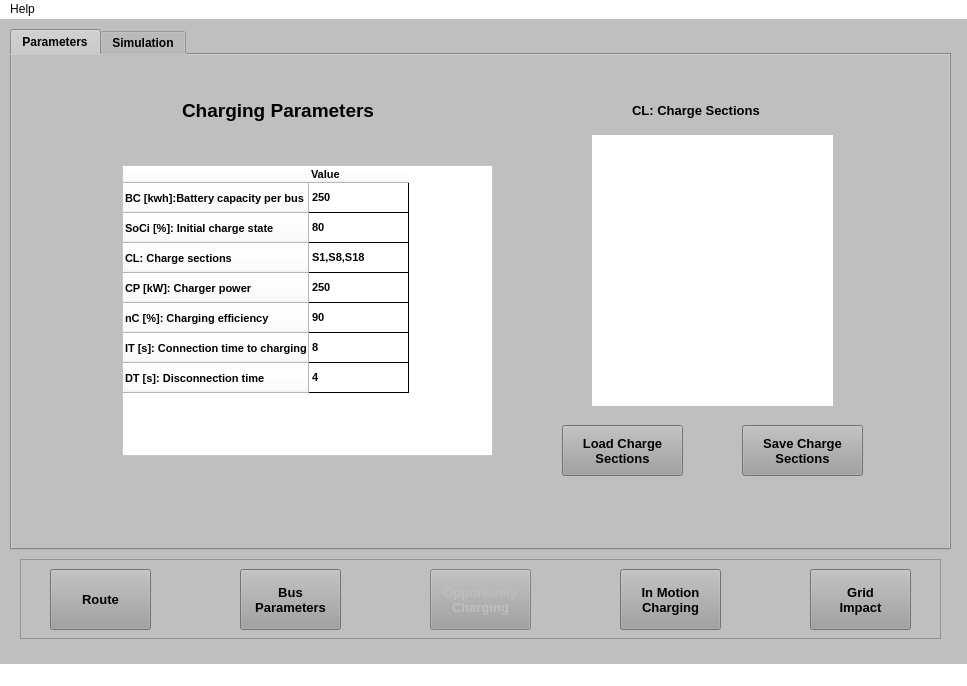
<?xml version="1.0" encoding="UTF-8"?>
<ui version="4.0">
 <class>MainWindow</class>
 <widget class="QMainWindow" name="MainWindow">
  <property name="geometry">
   <rect>
    <x>0</x>
    <y>0</y>
    <width>967</width>
    <height>686</height>
   </rect>
  </property>
  <property name="palette">
   <palette>
    <active>
     <colorrole role="WindowText">
      <brush brushstyle="SolidPattern">
       <color alpha="255">
        <red>0</red>
        <green>0</green>
        <blue>0</blue>
       </color>
      </brush>
     </colorrole>
     <colorrole role="Button">
      <brush brushstyle="SolidPattern">
       <color alpha="255">
        <red>191</red>
        <green>191</green>
        <blue>191</blue>
       </color>
      </brush>
     </colorrole>
     <colorrole role="Light">
      <brush brushstyle="SolidPattern">
       <color alpha="255">
        <red>255</red>
        <green>255</green>
        <blue>255</blue>
       </color>
      </brush>
     </colorrole>
     <colorrole role="Midlight">
      <brush brushstyle="SolidPattern">
       <color alpha="255">
        <red>223</red>
        <green>223</green>
        <blue>223</blue>
       </color>
      </brush>
     </colorrole>
     <colorrole role="Dark">
      <brush brushstyle="SolidPattern">
       <color alpha="255">
        <red>95</red>
        <green>95</green>
        <blue>95</blue>
       </color>
      </brush>
     </colorrole>
     <colorrole role="Mid">
      <brush brushstyle="SolidPattern">
       <color alpha="255">
        <red>127</red>
        <green>127</green>
        <blue>127</blue>
       </color>
      </brush>
     </colorrole>
     <colorrole role="Text">
      <brush brushstyle="SolidPattern">
       <color alpha="255">
        <red>0</red>
        <green>0</green>
        <blue>0</blue>
       </color>
      </brush>
     </colorrole>
     <colorrole role="BrightText">
      <brush brushstyle="SolidPattern">
       <color alpha="255">
        <red>255</red>
        <green>255</green>
        <blue>255</blue>
       </color>
      </brush>
     </colorrole>
     <colorrole role="ButtonText">
      <brush brushstyle="SolidPattern">
       <color alpha="255">
        <red>0</red>
        <green>0</green>
        <blue>0</blue>
       </color>
      </brush>
     </colorrole>
     <colorrole role="Base">
      <brush brushstyle="SolidPattern">
       <color alpha="255">
        <red>255</red>
        <green>255</green>
        <blue>255</blue>
       </color>
      </brush>
     </colorrole>
     <colorrole role="Window">
      <brush brushstyle="SolidPattern">
       <color alpha="255">
        <red>191</red>
        <green>191</green>
        <blue>191</blue>
       </color>
      </brush>
     </colorrole>
     <colorrole role="Shadow">
      <brush brushstyle="SolidPattern">
       <color alpha="255">
        <red>0</red>
        <green>0</green>
        <blue>0</blue>
       </color>
      </brush>
     </colorrole>
     <colorrole role="AlternateBase">
      <brush brushstyle="SolidPattern">
       <color alpha="255">
        <red>223</red>
        <green>223</green>
        <blue>223</blue>
       </color>
      </brush>
     </colorrole>
     <colorrole role="ToolTipBase">
      <brush brushstyle="SolidPattern">
       <color alpha="255">
        <red>255</red>
        <green>255</green>
        <blue>220</blue>
       </color>
      </brush>
     </colorrole>
     <colorrole role="ToolTipText">
      <brush brushstyle="SolidPattern">
       <color alpha="255">
        <red>0</red>
        <green>0</green>
        <blue>0</blue>
       </color>
      </brush>
     </colorrole>
    </active>
    <inactive>
     <colorrole role="WindowText">
      <brush brushstyle="SolidPattern">
       <color alpha="255">
        <red>0</red>
        <green>0</green>
        <blue>0</blue>
       </color>
      </brush>
     </colorrole>
     <colorrole role="Button">
      <brush brushstyle="SolidPattern">
       <color alpha="255">
        <red>191</red>
        <green>191</green>
        <blue>191</blue>
       </color>
      </brush>
     </colorrole>
     <colorrole role="Light">
      <brush brushstyle="SolidPattern">
       <color alpha="255">
        <red>255</red>
        <green>255</green>
        <blue>255</blue>
       </color>
      </brush>
     </colorrole>
     <colorrole role="Midlight">
      <brush brushstyle="SolidPattern">
       <color alpha="255">
        <red>223</red>
        <green>223</green>
        <blue>223</blue>
       </color>
      </brush>
     </colorrole>
     <colorrole role="Dark">
      <brush brushstyle="SolidPattern">
       <color alpha="255">
        <red>95</red>
        <green>95</green>
        <blue>95</blue>
       </color>
      </brush>
     </colorrole>
     <colorrole role="Mid">
      <brush brushstyle="SolidPattern">
       <color alpha="255">
        <red>127</red>
        <green>127</green>
        <blue>127</blue>
       </color>
      </brush>
     </colorrole>
     <colorrole role="Text">
      <brush brushstyle="SolidPattern">
       <color alpha="255">
        <red>0</red>
        <green>0</green>
        <blue>0</blue>
       </color>
      </brush>
     </colorrole>
     <colorrole role="BrightText">
      <brush brushstyle="SolidPattern">
       <color alpha="255">
        <red>255</red>
        <green>255</green>
        <blue>255</blue>
       </color>
      </brush>
     </colorrole>
     <colorrole role="ButtonText">
      <brush brushstyle="SolidPattern">
       <color alpha="255">
        <red>0</red>
        <green>0</green>
        <blue>0</blue>
       </color>
      </brush>
     </colorrole>
     <colorrole role="Base">
      <brush brushstyle="SolidPattern">
       <color alpha="255">
        <red>255</red>
        <green>255</green>
        <blue>255</blue>
       </color>
      </brush>
     </colorrole>
     <colorrole role="Window">
      <brush brushstyle="SolidPattern">
       <color alpha="255">
        <red>191</red>
        <green>191</green>
        <blue>191</blue>
       </color>
      </brush>
     </colorrole>
     <colorrole role="Shadow">
      <brush brushstyle="SolidPattern">
       <color alpha="255">
        <red>0</red>
        <green>0</green>
        <blue>0</blue>
       </color>
      </brush>
     </colorrole>
     <colorrole role="AlternateBase">
      <brush brushstyle="SolidPattern">
       <color alpha="255">
        <red>223</red>
        <green>223</green>
        <blue>223</blue>
       </color>
      </brush>
     </colorrole>
     <colorrole role="ToolTipBase">
      <brush brushstyle="SolidPattern">
       <color alpha="255">
        <red>255</red>
        <green>255</green>
        <blue>220</blue>
       </color>
      </brush>
     </colorrole>
     <colorrole role="ToolTipText">
      <brush brushstyle="SolidPattern">
       <color alpha="255">
        <red>0</red>
        <green>0</green>
        <blue>0</blue>
       </color>
      </brush>
     </colorrole>
    </inactive>
    <disabled>
     <colorrole role="WindowText">
      <brush brushstyle="SolidPattern">
       <color alpha="255">
        <red>95</red>
        <green>95</green>
        <blue>95</blue>
       </color>
      </brush>
     </colorrole>
     <colorrole role="Button">
      <brush brushstyle="SolidPattern">
       <color alpha="255">
        <red>191</red>
        <green>191</green>
        <blue>191</blue>
       </color>
      </brush>
     </colorrole>
     <colorrole role="Light">
      <brush brushstyle="SolidPattern">
       <color alpha="255">
        <red>255</red>
        <green>255</green>
        <blue>255</blue>
       </color>
      </brush>
     </colorrole>
     <colorrole role="Midlight">
      <brush brushstyle="SolidPattern">
       <color alpha="255">
        <red>223</red>
        <green>223</green>
        <blue>223</blue>
       </color>
      </brush>
     </colorrole>
     <colorrole role="Dark">
      <brush brushstyle="SolidPattern">
       <color alpha="255">
        <red>95</red>
        <green>95</green>
        <blue>95</blue>
       </color>
      </brush>
     </colorrole>
     <colorrole role="Mid">
      <brush brushstyle="SolidPattern">
       <color alpha="255">
        <red>127</red>
        <green>127</green>
        <blue>127</blue>
       </color>
      </brush>
     </colorrole>
     <colorrole role="Text">
      <brush brushstyle="SolidPattern">
       <color alpha="255">
        <red>95</red>
        <green>95</green>
        <blue>95</blue>
       </color>
      </brush>
     </colorrole>
     <colorrole role="BrightText">
      <brush brushstyle="SolidPattern">
       <color alpha="255">
        <red>255</red>
        <green>255</green>
        <blue>255</blue>
       </color>
      </brush>
     </colorrole>
     <colorrole role="ButtonText">
      <brush brushstyle="SolidPattern">
       <color alpha="255">
        <red>95</red>
        <green>95</green>
        <blue>95</blue>
       </color>
      </brush>
     </colorrole>
     <colorrole role="Base">
      <brush brushstyle="SolidPattern">
       <color alpha="255">
        <red>191</red>
        <green>191</green>
        <blue>191</blue>
       </color>
      </brush>
     </colorrole>
     <colorrole role="Window">
      <brush brushstyle="SolidPattern">
       <color alpha="255">
        <red>191</red>
        <green>191</green>
        <blue>191</blue>
       </color>
      </brush>
     </colorrole>
     <colorrole role="Shadow">
      <brush brushstyle="SolidPattern">
       <color alpha="255">
        <red>0</red>
        <green>0</green>
        <blue>0</blue>
       </color>
      </brush>
     </colorrole>
     <colorrole role="AlternateBase">
      <brush brushstyle="SolidPattern">
       <color alpha="255">
        <red>191</red>
        <green>191</green>
        <blue>191</blue>
       </color>
      </brush>
     </colorrole>
     <colorrole role="ToolTipBase">
      <brush brushstyle="SolidPattern">
       <color alpha="255">
        <red>255</red>
        <green>255</green>
        <blue>220</blue>
       </color>
      </brush>
     </colorrole>
     <colorrole role="ToolTipText">
      <brush brushstyle="SolidPattern">
       <color alpha="255">
        <red>0</red>
        <green>0</green>
        <blue>0</blue>
       </color>
      </brush>
     </colorrole>
    </disabled>
   </palette>
  </property>
  <property name="windowTitle">
   <string>Electric Bus Recharging Analyzer - Opportunity Charging</string>
  </property>
  <property name="windowIcon">
   <iconset>
    <normaloff>../Imgs/iconBus.png</normaloff>../Imgs/iconBus.png</iconset>
  </property>
  <property name="windowOpacity">
   <double>1.000000000000000</double>
  </property>
  <property name="autoFillBackground">
   <bool>false</bool>
  </property>
  <property name="locale">
   <locale language="English" country="UnitedStates"/>
  </property>
  <property name="documentMode">
   <bool>false</bool>
  </property>
  <widget class="QWidget" name="centralwidget">
   <widget class="QFrame" name="ButtonsFrame">
    <property name="geometry">
     <rect>
      <x>20</x>
      <y>540</y>
      <width>921</width>
      <height>80</height>
     </rect>
    </property>
    <property name="palette">
     <palette>
      <active>
       <colorrole role="Light">
        <brush brushstyle="SolidPattern">
         <color alpha="255">
          <red>255</red>
          <green>255</green>
          <blue>255</blue>
         </color>
        </brush>
       </colorrole>
       <colorrole role="Base">
        <brush brushstyle="SolidPattern">
         <color alpha="255">
          <red>143</red>
          <green>143</green>
          <blue>143</blue>
         </color>
        </brush>
       </colorrole>
       <colorrole role="HighlightedText">
        <brush brushstyle="SolidPattern">
         <color alpha="255">
          <red>255</red>
          <green>255</green>
          <blue>255</blue>
         </color>
        </brush>
       </colorrole>
       <colorrole role="NoRole">
        <brush brushstyle="SolidPattern">
         <color alpha="255">
          <red>255</red>
          <green>255</green>
          <blue>255</blue>
         </color>
        </brush>
       </colorrole>
      </active>
      <inactive>
       <colorrole role="Light">
        <brush brushstyle="SolidPattern">
         <color alpha="255">
          <red>255</red>
          <green>255</green>
          <blue>255</blue>
         </color>
        </brush>
       </colorrole>
       <colorrole role="Base">
        <brush brushstyle="SolidPattern">
         <color alpha="255">
          <red>143</red>
          <green>143</green>
          <blue>143</blue>
         </color>
        </brush>
       </colorrole>
       <colorrole role="HighlightedText">
        <brush brushstyle="SolidPattern">
         <color alpha="255">
          <red>255</red>
          <green>255</green>
          <blue>255</blue>
         </color>
        </brush>
       </colorrole>
       <colorrole role="NoRole">
        <brush brushstyle="SolidPattern">
         <color alpha="255">
          <red>255</red>
          <green>255</green>
          <blue>255</blue>
         </color>
        </brush>
       </colorrole>
      </inactive>
      <disabled>
       <colorrole role="Light">
        <brush brushstyle="SolidPattern">
         <color alpha="255">
          <red>255</red>
          <green>255</green>
          <blue>255</blue>
         </color>
        </brush>
       </colorrole>
       <colorrole role="Base">
        <brush brushstyle="SolidPattern">
         <color alpha="255">
          <red>191</red>
          <green>191</green>
          <blue>191</blue>
         </color>
        </brush>
       </colorrole>
       <colorrole role="HighlightedText">
        <brush brushstyle="SolidPattern">
         <color alpha="255">
          <red>255</red>
          <green>255</green>
          <blue>255</blue>
         </color>
        </brush>
       </colorrole>
       <colorrole role="NoRole">
        <brush brushstyle="SolidPattern">
         <color alpha="255">
          <red>255</red>
          <green>255</green>
          <blue>255</blue>
         </color>
        </brush>
       </colorrole>
      </disabled>
     </palette>
    </property>
    <property name="autoFillBackground">
     <bool>false</bool>
    </property>
    <property name="frameShape">
     <enum>QFrame::StyledPanel</enum>
    </property>
    <property name="frameShadow">
     <enum>QFrame::Plain</enum>
    </property>
    <property name="lineWidth">
     <number>2</number>
    </property>
    <widget class="QPushButton" name="RouteButton">
     <property name="enabled">
      <bool>true</bool>
     </property>
     <property name="geometry">
      <rect>
       <x>30</x>
       <y>10</y>
       <width>101</width>
       <height>61</height>
      </rect>
     </property>
     <property name="font">
      <font>
       <family>MS Sans Serif</family>
       <pointsize>10</pointsize>
       <weight>75</weight>
       <bold>true</bold>
      </font>
     </property>
     <property name="statusTip">
      <string>Push to go to the Route tab</string>
     </property>
     <property name="styleSheet">
      <string notr="true">background-color: rgb(159, 159, 159);</string>
     </property>
     <property name="text">
      <string>Route</string>
     </property>
    </widget>
    <widget class="QPushButton" name="BusButton">
     <property name="geometry">
      <rect>
       <x>220</x>
       <y>10</y>
       <width>101</width>
       <height>61</height>
      </rect>
     </property>
     <property name="font">
      <font>
       <family>MS Sans Serif</family>
       <pointsize>10</pointsize>
       <weight>75</weight>
       <bold>true</bold>
      </font>
     </property>
     <property name="statusTip">
      <string>Push to go to the Bus Parameters tab</string>
     </property>
     <property name="styleSheet">
      <string notr="true">background-color: rgb(159, 159, 159);</string>
     </property>
     <property name="text">
      <string>Bus
Parameters</string>
     </property>
    </widget>
    <widget class="QPushButton" name="DynamicButton">
     <property name="geometry">
      <rect>
       <x>600</x>
       <y>10</y>
       <width>101</width>
       <height>61</height>
      </rect>
     </property>
     <property name="font">
      <font>
       <family>MS Sans Serif</family>
       <pointsize>10</pointsize>
       <weight>75</weight>
       <bold>true</bold>
      </font>
     </property>
     <property name="statusTip">
      <string>Push to go to the In Motion Charging tab</string>
     </property>
     <property name="styleSheet">
      <string notr="true">background-color: rgb(159, 159, 159);</string>
     </property>
     <property name="text">
      <string>In Motion
Charging</string>
     </property>
    </widget>
    <widget class="QPushButton" name="OpportunityButton">
     <property name="enabled">
      <bool>false</bool>
     </property>
     <property name="geometry">
      <rect>
       <x>410</x>
       <y>10</y>
       <width>101</width>
       <height>61</height>
      </rect>
     </property>
     <property name="font">
      <font>
       <family>MS Sans Serif</family>
       <pointsize>10</pointsize>
       <weight>75</weight>
       <bold>true</bold>
      </font>
     </property>
     <property name="statusTip">
      <string>Push to go to the Opportunity Charging tab</string>
     </property>
     <property name="styleSheet">
      <string notr="true">background-color: rgb(159, 159, 159);</string>
     </property>
     <property name="text">
      <string>Opportunity
Charging</string>
     </property>
    </widget>
    <widget class="QPushButton" name="GridButton">
     <property name="geometry">
      <rect>
       <x>790</x>
       <y>10</y>
       <width>101</width>
       <height>61</height>
      </rect>
     </property>
     <property name="font">
      <font>
       <family>MS Sans Serif</family>
       <pointsize>10</pointsize>
       <weight>75</weight>
       <bold>true</bold>
      </font>
     </property>
     <property name="statusTip">
      <string>Push to go to the Grid tab</string>
     </property>
     <property name="styleSheet">
      <string notr="true">background-color: rgb(159, 159, 159);</string>
     </property>
     <property name="locale">
      <locale language="English" country="UnitedStates"/>
     </property>
     <property name="text">
      <string>Grid
Impact</string>
     </property>
    </widget>
   </widget>
   <widget class="QTabWidget" name="SimulationOpportunityTab">
    <property name="geometry">
     <rect>
      <x>10</x>
      <y>10</y>
      <width>941</width>
      <height>521</height>
     </rect>
    </property>
    <property name="font">
     <font>
      <family>MS Sans Serif</family>
      <weight>75</weight>
      <bold>true</bold>
     </font>
    </property>
    <property name="focusPolicy">
     <enum>Qt::TabFocus</enum>
    </property>
    <property name="styleSheet">
     <string notr="true">background-color: rgb(191, 191, 191);
gridline-color: rgb(0, 0, 0);</string>
    </property>
    <property name="currentIndex">
     <number>0</number>
    </property>
    <widget class="QWidget" name="ParametersOpportunityTab">
     <attribute name="title">
      <string>Parameters</string>
     </attribute>
     <widget class="QLabel" name="ChargingParameterLabel">
      <property name="geometry">
       <rect>
        <x>170</x>
        <y>40</y>
        <width>261</width>
        <height>31</height>
       </rect>
      </property>
      <property name="font">
       <font>
        <family>MS Sans Serif</family>
        <pointsize>14</pointsize>
        <weight>75</weight>
        <bold>true</bold>
       </font>
      </property>
      <property name="text">
       <string>Charging Parameters</string>
      </property>
     </widget>
     <widget class="QTableWidget" name="OppChargingParametersTable">
      <property name="geometry">
       <rect>
        <x>110</x>
        <y>110</y>
        <width>371</width>
        <height>291</height>
       </rect>
      </property>
      <property name="font">
       <font>
        <family>MS Sans Serif</family>
        <pointsize>14</pointsize>
        <weight>75</weight>
        <bold>true</bold>
       </font>
      </property>
      <property name="styleSheet">
       <string notr="true">background-color: rgb(255, 255, 255)</string>
      </property>
      <property name="frameShape">
       <enum>QFrame::StyledPanel</enum>
      </property>
      <property name="frameShadow">
       <enum>QFrame::Sunken</enum>
      </property>
      <property name="verticalScrollBarPolicy">
       <enum>Qt::ScrollBarAsNeeded</enum>
      </property>
      <property name="horizontalScrollBarPolicy">
       <enum>Qt::ScrollBarAsNeeded</enum>
      </property>
      <property name="sizeAdjustPolicy">
       <enum>QAbstractScrollArea::AdjustIgnored</enum>
      </property>
      <property name="verticalScrollMode">
       <enum>QAbstractItemView::ScrollPerPixel</enum>
      </property>
      <property name="horizontalScrollMode">
       <enum>QAbstractItemView::ScrollPerPixel</enum>
      </property>
      <attribute name="horizontalHeaderStretchLastSection">
       <bool>false</bool>
      </attribute>
      <attribute name="verticalHeaderStretchLastSection">
       <bool>false</bool>
      </attribute>
      <row>
       <property name="text">
        <string>BC [kwh]:Battery capacity per bus</string>
       </property>
       <property name="font">
        <font>
         <family>MS Sans Serif</family>
         <pointsize>8</pointsize>
         <weight>75</weight>
         <bold>true</bold>
        </font>
       </property>
      </row>
      <row>
       <property name="text">
        <string>SoCi [%]: Initial charge state</string>
       </property>
       <property name="font">
        <font>
         <family>MS Sans Serif</family>
         <pointsize>8</pointsize>
         <weight>75</weight>
         <bold>true</bold>
        </font>
       </property>
      </row>
      <row>
       <property name="text">
        <string>CL: Charge sections</string>
       </property>
       <property name="font">
        <font>
         <family>MS Sans Serif</family>
         <pointsize>8</pointsize>
         <weight>75</weight>
         <bold>true</bold>
        </font>
       </property>
      </row>
      <row>
       <property name="text">
        <string>CP [kW]: Charger power</string>
       </property>
       <property name="font">
        <font>
         <family>MS Sans Serif</family>
         <pointsize>8</pointsize>
         <weight>75</weight>
         <bold>true</bold>
        </font>
       </property>
      </row>
      <row>
       <property name="text">
        <string>nC [%]: Charging efficiency</string>
       </property>
       <property name="font">
        <font>
         <family>MS Sans Serif</family>
         <pointsize>8</pointsize>
         <weight>75</weight>
         <bold>true</bold>
        </font>
       </property>
      </row>
      <row>
       <property name="text">
        <string>IT [s]: Connection time to charging</string>
       </property>
       <property name="font">
        <font>
         <family>MS Sans Serif</family>
         <pointsize>8</pointsize>
         <weight>75</weight>
         <bold>true</bold>
        </font>
       </property>
      </row>
      <row>
       <property name="text">
        <string>DT [s]: Disconnection time</string>
       </property>
       <property name="font">
        <font>
         <family>MS Sans Serif</family>
         <pointsize>8</pointsize>
         <weight>75</weight>
         <bold>true</bold>
        </font>
       </property>
      </row>
      <column>
       <property name="text">
        <string>Value</string>
       </property>
       <property name="font">
        <font>
         <family>MS Sans Serif</family>
         <pointsize>8</pointsize>
         <weight>75</weight>
         <bold>true</bold>
        </font>
       </property>
       <property name="textAlignment">
        <set>AlignLeading|AlignVCenter</set>
       </property>
      </column>
      <item row="0" column="0">
       <property name="text">
        <string>250</string>
       </property>
       <property name="font">
        <font>
         <family>MS Sans Serif</family>
         <pointsize>8</pointsize>
         <weight>75</weight>
         <bold>true</bold>
        </font>
       </property>
      </item>
      <item row="1" column="0">
       <property name="text">
        <string>80</string>
       </property>
       <property name="font">
        <font>
         <family>MS Sans Serif</family>
         <pointsize>8</pointsize>
         <weight>75</weight>
         <bold>true</bold>
        </font>
       </property>
      </item>
      <item row="2" column="0">
       <property name="text">
        <string>S1,S8,S18</string>
       </property>
       <property name="font">
        <font>
         <family>MS Sans Serif</family>
         <pointsize>8</pointsize>
         <weight>75</weight>
         <bold>true</bold>
        </font>
       </property>
      </item>
      <item row="3" column="0">
       <property name="text">
        <string>250</string>
       </property>
       <property name="font">
        <font>
         <family>MS Sans Serif</family>
         <pointsize>8</pointsize>
         <weight>75</weight>
         <bold>true</bold>
        </font>
       </property>
      </item>
      <item row="4" column="0">
       <property name="text">
        <string>90</string>
       </property>
       <property name="font">
        <font>
         <family>MS Sans Serif</family>
         <pointsize>8</pointsize>
         <weight>75</weight>
         <bold>true</bold>
        </font>
       </property>
      </item>
      <item row="5" column="0">
       <property name="text">
        <string>8</string>
       </property>
       <property name="font">
        <font>
         <family>MS Sans Serif</family>
         <pointsize>8</pointsize>
         <weight>75</weight>
         <bold>true</bold>
        </font>
       </property>
      </item>
      <item row="6" column="0">
       <property name="text">
        <string>4</string>
       </property>
       <property name="font">
        <font>
         <family>MS Sans Serif</family>
         <pointsize>8</pointsize>
         <weight>75</weight>
         <bold>true</bold>
        </font>
       </property>
      </item>
     </widget>
     <widget class="QPushButton" name="RefreshSectionsButton">
      <property name="geometry">
       <rect>
        <x>550</x>
        <y>370</y>
        <width>121</width>
        <height>51</height>
       </rect>
      </property>
      <property name="font">
       <font>
        <family>MS Sans Serif</family>
        <pointsize>10</pointsize>
        <weight>75</weight>
        <bold>true</bold>
       </font>
      </property>
      <property name="statusTip">
       <string>Push to load charge sections</string>
      </property>
      <property name="styleSheet">
       <string notr="true">background-color: rgb(159, 159, 159);</string>
      </property>
      <property name="text">
       <string>Load Charge
Sections</string>
      </property>
     </widget>
     <widget class="QLabel" name="ChargeSectionsLabel">
      <property name="geometry">
       <rect>
        <x>620</x>
        <y>40</y>
        <width>171</width>
        <height>31</height>
       </rect>
      </property>
      <property name="font">
       <font>
        <family>MS Sans Serif</family>
        <pointsize>10</pointsize>
        <weight>75</weight>
        <bold>true</bold>
       </font>
      </property>
      <property name="text">
       <string>CL: Charge Sections</string>
      </property>
     </widget>
     <widget class="QWidget" name="verticalLayoutWidget_2">
      <property name="geometry">
       <rect>
        <x>580</x>
        <y>80</y>
        <width>241</width>
        <height>271</height>
       </rect>
      </property>
      <layout class="QVBoxLayout" name="StopslLayout">
       <property name="sizeConstraint">
        <enum>QLayout::SetDefaultConstraint</enum>
       </property>
       <item>
        <widget class="QLabel" name="Fondo">
         <property name="styleSheet">
          <string notr="true">background-color: rgb(255, 255, 255);</string>
         </property>
         <property name="text">
          <string/>
         </property>
        </widget>
       </item>
      </layout>
     </widget>
     <widget class="QPushButton" name="SaveSectionsButton">
      <property name="geometry">
       <rect>
        <x>730</x>
        <y>370</y>
        <width>121</width>
        <height>51</height>
       </rect>
      </property>
      <property name="font">
       <font>
        <family>MS Sans Serif</family>
        <pointsize>10</pointsize>
        <weight>75</weight>
        <bold>true</bold>
       </font>
      </property>
      <property name="statusTip">
       <string>Push to save charge sections</string>
      </property>
      <property name="styleSheet">
       <string notr="true">background-color: rgb(159, 159, 159);</string>
      </property>
      <property name="text">
       <string>Save Charge
Sections</string>
      </property>
     </widget>
    </widget>
    <widget class="QWidget" name="OperationDiagramTab">
     <attribute name="title">
      <string>Simulation</string>
     </attribute>
     <widget class="QPushButton" name="OpportunityLoadSimButton">
      <property name="geometry">
       <rect>
        <x>340</x>
        <y>10</y>
        <width>261</width>
        <height>31</height>
       </rect>
      </property>
      <property name="font">
       <font>
        <family>MS Sans Serif</family>
        <pointsize>10</pointsize>
        <weight>75</weight>
        <bold>true</bold>
       </font>
      </property>
      <property name="statusTip">
       <string>Push to load the simulation</string>
      </property>
      <property name="styleSheet">
       <string notr="true">background-color: rgb(159, 159, 159);</string>
      </property>
      <property name="text">
       <string>Load simulation</string>
      </property>
     </widget>
     <widget class="QProgressBar" name="OpportunityprogressBar">
      <property name="geometry">
       <rect>
        <x>380</x>
        <y>50</y>
        <width>181</width>
        <height>23</height>
       </rect>
      </property>
      <property name="font">
       <font>
        <family>MS Sans Serif</family>
        <pointsize>10</pointsize>
        <weight>75</weight>
        <bold>true</bold>
       </font>
      </property>
      <property name="autoFillBackground">
       <bool>false</bool>
      </property>
      <property name="styleSheet">
       <string notr="true"/>
      </property>
      <property name="value">
       <number>0</number>
      </property>
      <property name="textVisible">
       <bool>true</bool>
      </property>
      <property name="orientation">
       <enum>Qt::Horizontal</enum>
      </property>
      <property name="invertedAppearance">
       <bool>false</bool>
      </property>
     </widget>
     <widget class="QWidget" name="OpportunityCurveWidget" native="true">
      <property name="geometry">
       <rect>
        <x>20</x>
        <y>80</y>
        <width>901</width>
        <height>311</height>
       </rect>
      </property>
     </widget>
     <widget class="QComboBox" name="ElementscomboBox">
      <property name="geometry">
       <rect>
        <x>180</x>
        <y>400</y>
        <width>241</width>
        <height>31</height>
       </rect>
      </property>
      <property name="font">
       <font>
        <family>MS Sans Serif</family>
        <pointsize>12</pointsize>
       </font>
      </property>
      <property name="statusTip">
       <string>Choose the element that prefer analyze</string>
      </property>
      <property name="styleSheet">
       <string notr="true">background-color: rgb(255, 255, 255);</string>
      </property>
      <item>
       <property name="text">
        <string>Bus</string>
       </property>
      </item>
      <item>
       <property name="text">
        <string>Charger</string>
       </property>
      </item>
     </widget>
     <widget class="QComboBox" name="VariablescomboBox">
      <property name="geometry">
       <rect>
        <x>180</x>
        <y>450</y>
        <width>241</width>
        <height>31</height>
       </rect>
      </property>
      <property name="font">
       <font>
        <family>MS Sans Serif</family>
        <pointsize>12</pointsize>
       </font>
      </property>
      <property name="statusTip">
       <string>Choose the variable prefer to graph</string>
      </property>
      <property name="styleSheet">
       <string notr="true">background-color: rgb(255, 255, 255);</string>
      </property>
      <item>
       <property name="text">
        <string>Energy</string>
       </property>
      </item>
      <item>
       <property name="text">
        <string>Power</string>
       </property>
      </item>
      <item>
       <property name="text">
        <string>Slope</string>
       </property>
      </item>
      <item>
       <property name="text">
        <string>(SoC) State of Charge</string>
       </property>
      </item>
      <item>
       <property name="text">
        <string>Stop vector</string>
       </property>
      </item>
      <item>
       <property name="text">
        <string>Charger vector</string>
       </property>
      </item>
     </widget>
     <widget class="QPushButton" name="OpportunityGraphButton">
      <property name="geometry">
       <rect>
        <x>600</x>
        <y>420</y>
        <width>121</width>
        <height>41</height>
       </rect>
      </property>
      <property name="font">
       <font>
        <family>MS Sans Serif</family>
        <pointsize>10</pointsize>
        <weight>75</weight>
        <bold>true</bold>
       </font>
      </property>
      <property name="statusTip">
       <string>Push to graph the simulation</string>
      </property>
      <property name="styleSheet">
       <string notr="true">background-color: rgb(159, 159, 159);</string>
      </property>
      <property name="text">
       <string>Graph</string>
      </property>
     </widget>
     <widget class="QLabel" name="ElementLabel">
      <property name="geometry">
       <rect>
        <x>70</x>
        <y>410</y>
        <width>101</width>
        <height>16</height>
       </rect>
      </property>
      <property name="font">
       <font>
        <family>MS Sans Serif</family>
        <pointsize>12</pointsize>
        <weight>75</weight>
        <bold>true</bold>
       </font>
      </property>
      <property name="text">
       <string>Element</string>
      </property>
     </widget>
     <widget class="QLabel" name="VariableLabel">
      <property name="geometry">
       <rect>
        <x>70</x>
        <y>460</y>
        <width>101</width>
        <height>16</height>
       </rect>
      </property>
      <property name="font">
       <font>
        <family>MS Sans Serif</family>
        <pointsize>12</pointsize>
        <weight>75</weight>
        <bold>true</bold>
       </font>
      </property>
      <property name="text">
       <string>Variable</string>
      </property>
     </widget>
    </widget>
   </widget>
  </widget>
  <widget class="QMenuBar" name="menubar">
   <property name="geometry">
    <rect>
     <x>0</x>
     <y>0</y>
     <width>967</width>
     <height>26</height>
    </rect>
   </property>
   <property name="styleSheet">
    <string notr="true">background-color: rgb(255, 255, 255);</string>
   </property>
   <widget class="QMenu" name="menuHelp">
    <property name="styleSheet">
     <string notr="true">background-color: rgb(191, 191, 191)</string>
    </property>
    <property name="title">
     <string>Help</string>
    </property>
    <addaction name="actionUser_Manual"/>
    <addaction name="actionAbout"/>
   </widget>
   <addaction name="menuHelp"/>
  </widget>
  <widget class="QStatusBar" name="statusbar">
   <property name="font">
    <font>
     <family>MS Sans Serif</family>
     <pointsize>10</pointsize>
     <weight>75</weight>
     <bold>true</bold>
    </font>
   </property>
   <property name="styleSheet">
    <string notr="true">background-color: rgb(255, 255, 255);</string>
   </property>
  </widget>
  <action name="actionUser_Manual">
   <property name="text">
    <string>User Manual</string>
   </property>
   <property name="statusTip">
    <string>Go to the User Manual</string>
   </property>
  </action>
  <action name="actionAbout">
   <property name="text">
    <string>About</string>
   </property>
   <property name="statusTip">
    <string>Show the About window</string>
   </property>
  </action>
 </widget>
 <resources/>
 <connections/>
</ui>
